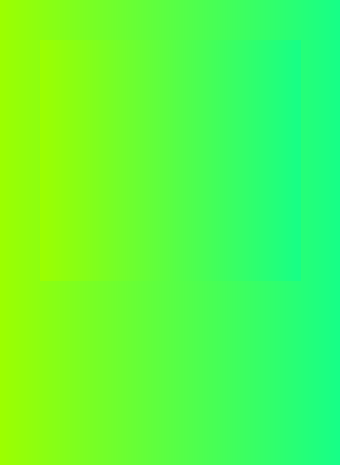
<?xml version="1.0" encoding="UTF-8"?>
<ui version="4.0">
 <class>MainWindow</class>
 <widget class="QMainWindow" name="MainWindow">
  <property name="geometry">
   <rect>
    <x>0</x>
    <y>0</y>
    <width>340</width>
    <height>465</height>
   </rect>
  </property>
  <property name="minimumSize">
   <size>
    <width>340</width>
    <height>465</height>
   </size>
  </property>
  <property name="maximumSize">
   <size>
    <width>340</width>
    <height>465</height>
   </size>
  </property>
  <property name="windowTitle">
   <string>MainWindow</string>
  </property>
  <property name="styleSheet">
   <string notr="true">background-color: qlineargradient(spread:pad, x1:0, y1:0, x2:1, y2:0, stop:0 rgba(156, 255, 0, 255), stop:1 rgba(22, 255, 135, 255));</string>
  </property>
  <property name="iconSize">
   <size>
    <width>95</width>
    <height>32</height>
   </size>
  </property>
  <property name="toolButtonStyle">
   <enum>Qt::ToolButtonTextBesideIcon</enum>
  </property>
  <property name="animated">
   <bool>false</bool>
  </property>
  <property name="documentMode">
   <bool>false</bool>
  </property>
  <property name="tabShape">
   <enum>QTabWidget::Triangular</enum>
  </property>
  <property name="dockNestingEnabled">
   <bool>false</bool>
  </property>
  <widget class="QWidget" name="centralwidget">
   <property name="styleSheet">
    <string notr="true"/>
   </property>
   <widget class="QPushButton" name="back">
    <property name="geometry">
     <rect>
      <x>20</x>
      <y>360</y>
      <width>51</width>
      <height>41</height>
     </rect>
    </property>
    <property name="text">
     <string/>
    </property>
    <property name="icon">
     <iconset>
      <disabledon>back.png</disabledon>
     </iconset>
    </property>
    <property name="iconSize">
     <size>
      <width>40</width>
      <height>40</height>
     </size>
    </property>
    <property name="autoDefault">
     <bool>false</bool>
    </property>
    <property name="flat">
     <bool>true</bool>
    </property>
   </widget>
   <widget class="QPushButton" name="stop">
    <property name="geometry">
     <rect>
      <x>210</x>
      <y>360</y>
      <width>51</width>
      <height>41</height>
     </rect>
    </property>
    <property name="text">
     <string/>
    </property>
    <property name="icon">
     <iconset>
      <disabledon>stop.png</disabledon>
     </iconset>
    </property>
    <property name="iconSize">
     <size>
      <width>40</width>
      <height>40</height>
     </size>
    </property>
    <property name="autoDefault">
     <bool>false</bool>
    </property>
    <property name="flat">
     <bool>true</bool>
    </property>
   </widget>
   <widget class="QPushButton" name="next">
    <property name="geometry">
     <rect>
      <x>270</x>
      <y>360</y>
      <width>51</width>
      <height>41</height>
     </rect>
    </property>
    <property name="text">
     <string/>
    </property>
    <property name="icon">
     <iconset>
      <disabledon>next.png</disabledon>
     </iconset>
    </property>
    <property name="iconSize">
     <size>
      <width>40</width>
      <height>40</height>
     </size>
    </property>
    <property name="flat">
     <bool>true</bool>
    </property>
   </widget>
   <widget class="QPushButton" name="play">
    <property name="enabled">
     <bool>true</bool>
    </property>
    <property name="geometry">
     <rect>
      <x>80</x>
      <y>360</y>
      <width>51</width>
      <height>41</height>
     </rect>
    </property>
    <property name="mouseTracking">
     <bool>false</bool>
    </property>
    <property name="focusPolicy">
     <enum>Qt::TabFocus</enum>
    </property>
    <property name="contextMenuPolicy">
     <enum>Qt::DefaultContextMenu</enum>
    </property>
    <property name="toolTip">
     <string/>
    </property>
    <property name="toolTipDuration">
     <number>0</number>
    </property>
    <property name="text">
     <string notr="true"/>
    </property>
    <property name="icon">
     <iconset>
      <disabledon>play_or_stop.png</disabledon>
     </iconset>
    </property>
    <property name="iconSize">
     <size>
      <width>45</width>
      <height>45</height>
     </size>
    </property>
    <property name="autoRepeatDelay">
     <number>0</number>
    </property>
    <property name="autoRepeatInterval">
     <number>0</number>
    </property>
    <property name="autoDefault">
     <bool>false</bool>
    </property>
    <property name="default">
     <bool>false</bool>
    </property>
    <property name="flat">
     <bool>true</bool>
    </property>
   </widget>
   <widget class="QLabel" name="label">
    <property name="geometry">
     <rect>
      <x>40</x>
      <y>40</y>
      <width>261</width>
      <height>241</height>
     </rect>
    </property>
    <property name="text">
     <string/>
    </property>
    <property name="pixmap">
     <pixmap>music_logo.png</pixmap>
    </property>
    <property name="scaledContents">
     <bool>true</bool>
    </property>
    <property name="alignment">
     <set>Qt::AlignCenter</set>
    </property>
    <property name="wordWrap">
     <bool>false</bool>
    </property>
    <property name="margin">
     <number>0</number>
    </property>
    <property name="indent">
     <number>-1</number>
    </property>
   </widget>
   <widget class="QPushButton" name="pause">
    <property name="enabled">
     <bool>true</bool>
    </property>
    <property name="geometry">
     <rect>
      <x>140</x>
      <y>360</y>
      <width>51</width>
      <height>41</height>
     </rect>
    </property>
    <property name="mouseTracking">
     <bool>false</bool>
    </property>
    <property name="focusPolicy">
     <enum>Qt::TabFocus</enum>
    </property>
    <property name="contextMenuPolicy">
     <enum>Qt::DefaultContextMenu</enum>
    </property>
    <property name="toolTip">
     <string/>
    </property>
    <property name="toolTipDuration">
     <number>0</number>
    </property>
    <property name="text">
     <string notr="true"/>
    </property>
    <property name="icon">
     <iconset>
      <normaloff>pause.png</normaloff>pause.png</iconset>
    </property>
    <property name="iconSize">
     <size>
      <width>45</width>
      <height>45</height>
     </size>
    </property>
    <property name="autoRepeatDelay">
     <number>0</number>
    </property>
    <property name="autoRepeatInterval">
     <number>0</number>
    </property>
    <property name="autoDefault">
     <bool>false</bool>
    </property>
    <property name="default">
     <bool>false</bool>
    </property>
    <property name="flat">
     <bool>true</bool>
    </property>
   </widget>
  </widget>
 </widget>
 <resources/>
 <connections/>
</ui>
